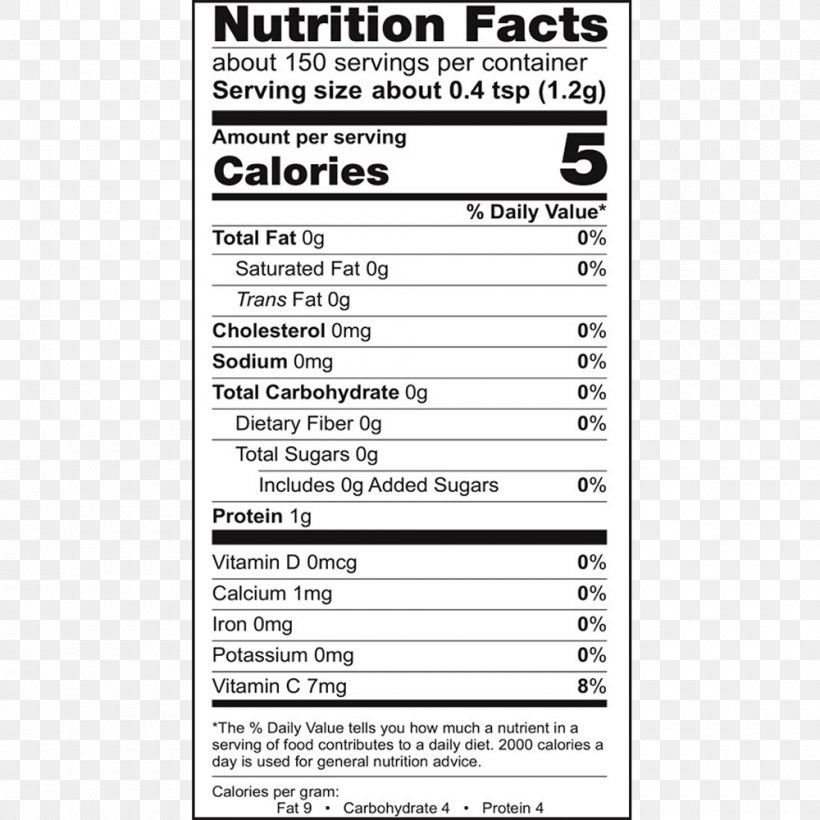
#> input picture biscuit.jpg, 820 x 820 px
$ python -i image_processing.py   (imports and definitions only)
#> lines starting #> are read from the running program, lines starting #| are printed output that depends on the picture; after the words box and inside, x2 and y2 are one past the last pixel; in counts of white or black regions, pixels touching at a corner belong together
import cv2


def preprocess_image(image_path):
    """
    Preprocess a food-label image to improve OCR quality.
    """
#> called with image_path = '../biscuit.jpg'

    image = cv2.imread(image_path)
#> image is the input picture: shape (820, 820, 3); mean B, G, R 227.2, 227.1, 227.2

    if image is None:
        raise ValueError("Could not read the image.")

    # Convert to grayscale
    gray = cv2.cvtColor(image, cv2.COLOR_BGR2GRAY)

    # Resize image for better OCR
    scale = 2
    resized = cv2.resize(
        gray,
        None,
        fx=scale,
        fy=scale,
        interpolation=cv2.INTER_CUBIC
    )

    # Reduce small image noise
    denoised = cv2.GaussianBlur(resized, (3, 3), 0)

    # Convert to black and white
    processed = cv2.threshold(
        denoised,
        0,
        255,
        cv2.THRESH_BINARY + cv2.THRESH_OTSU
    )[1]
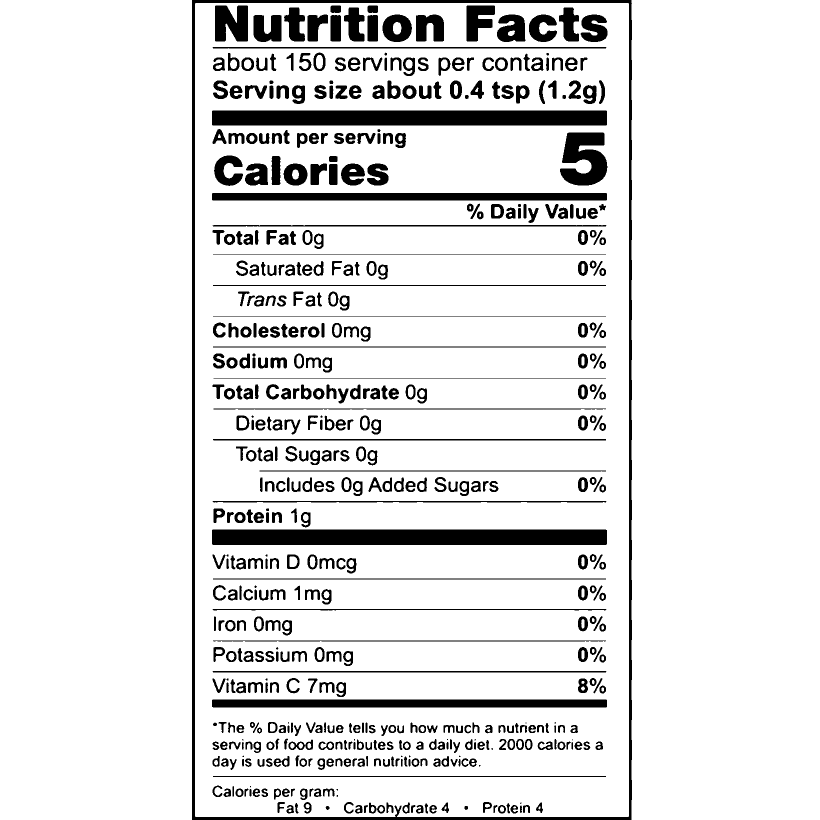
#> processed: shape (1640, 1640) (shown at 1/2 size); 89.5% white; 557 black regions (26 under 20 px), largest, box (x1, y1, x2, y2) and area: (384, 0, 1264, 1640) 29396, (424, 1059, 1214, 1090) 24483, (424, 221, 1214, 251) 23696

    return processed

>>> result = preprocess_image('../biscuit.jpg')
